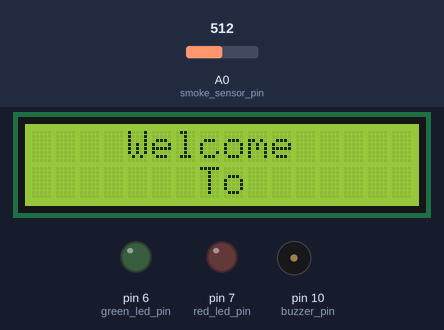
Bench run of a sketch on a simulated Arduino Uno, built with avr-gcc and run on an emulated ATmega328P. Shown: 16×2 character LCD, output pins drawn as LEDs (lit = HIGH), buzzer (waves = sounding). Inputs (shaded band) come from the test bench; at power-on: A0 (smoke_sensor_pin) = 512. The modem accepts every AT command (registered, SIM ready, sends succeed) and sends nothing else; what the sketch prints to the serial monitor is not drawn.

Above: at 0.1 s.
At 1.1 s:
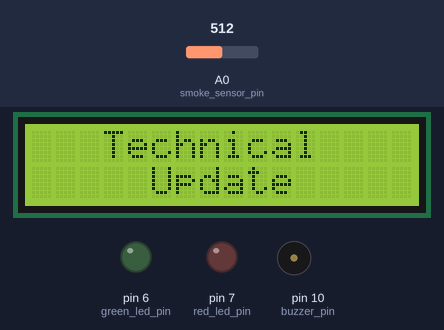
At 9.2 s:
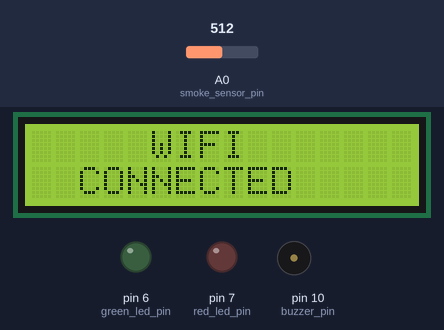
At 26.4 s:
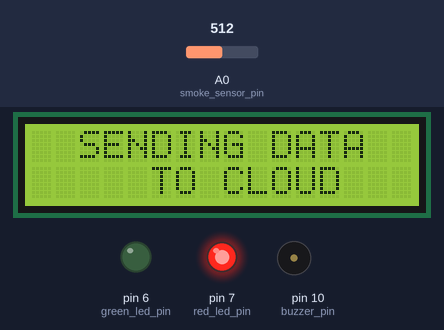
Timing chart, 0 to 27.9 s (numbered marks = the images above):
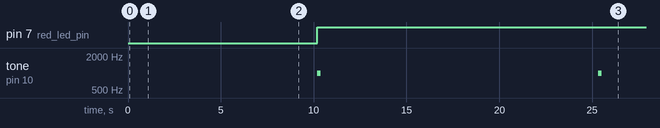

The sketch:

nfirelarmsysesp82661.ino
```cpp
#include <SoftwareSerial.h>
#include <LiquidCrystal.h>

// initialize the library with the numbers of the interface pins
LiquidCrystal lcd(12, 11, 5, 4, 3, 2); // LCD Connections
SoftwareSerial SerCommESP8266(8,9); // RX, TX  connect 8 to TX of ESP, connect 9 to RX of ESP

int smokeVal=0;
int smoke_sensor_pin=A0; // MQ2 Gas Sensor
int red_led_pin=7;  // Smoke indication
int green_led_pin=6; // No Smoke indication
int buzzer_pin = 10; // Buzzer

String apiKey = "2TDYYE99BAABM1P8";  // Write API key

void setup()
{
  pinMode(red_led_pin, OUTPUT);
  pinMode(green_led_pin, OUTPUT);
  pinMode(buzzer_pin, OUTPUT);
  pinMode(smoke_sensor_pin, INPUT);
  Serial.begin(9600); //  serial data transmission at Baudrate of 9600
  SerCommESP8266.begin(9600);   // Initialize the serial communication baud rate

  lcd.begin(16, 2);  // to intialize LCD
  lcd.setCursor(0,0);
  lcd.print("    Welcome");
  lcd.setCursor(0,1);
  lcd.print("       To        ");
  delay(1000);
  lcd.clear();
  lcd.setCursor(0,0);
  lcd.print("   Technical");
  lcd.setCursor(0,1);
  lcd.print("     Update");
  delay(1000);
  SerCommESP8266.println("AT");  // Start ESP8266 Module
  delay(1000);
  SerCommESP8266.println("AT+GMR"); // To view version info for ESP-01 output: 00160901 and ESP-12 output: 0018000902-AI03
  delay(1000);
  SerCommESP8266.println("AT+CWMODE=3"); // To determine WiFi mode
  delay(1000);
  SerCommESP8266.println("AT+RST"); // To restart the module
  delay(1000);
  SerCommESP8266.println("AT+CIPMUX=1"); // Enable multiple connections 0: Single connection  1: Multiple connections (MAX 4)

  delay(1000);
  String cmd="AT+CWJAP=\"SSID NAME\",\"SSID PASSWORD\""; // connect to Wi-Fi
  SerCommESP8266.println(cmd);
  delay(1000);
  SerCommESP8266.println("AT+CIFSR"); // Return or get the local IP address
  delay(1000);
  lcd.clear();
  lcd.setCursor(0,0);
  lcd.print("     WIFI");
  lcd.setCursor(0,1);
  lcd.print("  CONNECTED");
}


void loop()
{
  delay(1000);
  smokeVal = map(analogRead(A0),10,350,0,100);
  Serial.println();
  lcd.clear();
  lcd.setCursor (0, 0);
  lcd.print (smokeVal);
  lcd.print (" In Room");
  lcd.setCursor (0,1);
  if (smokeVal>30)
   {
    lcd.print("Smoke Detected");
    Serial.print("Smoke Detected");
    digitalWrite(red_led_pin, HIGH);
    digitalWrite(green_led_pin, LOW);
    tone(buzzer_pin, 1000, 200);
   }
  else
   {
    lcd.print("Safe");
    Serial.print("Safe");
    digitalWrite(red_led_pin, LOW);
    digitalWrite(green_led_pin, HIGH);
    noTone(buzzer_pin);
   }
  delay(1000);
  lcd.clear();
  lcd.setCursor(0,0);
  lcd.print("  SENDING DATA");
  lcd.setCursor(0,1);
  lcd.print("     TO CLOUD");
  SetupESP8266_HA(); // For ThingSpeak Data Transfer
  delay(1000);
}

void SetupESP8266_HA()
{
   // TCP connection AT+CIPSTART=4,"TCP","184.106.153.149",80
    String cmd = "\nAT+CIPSTART=4,\"TCP\",\"";  // Establish TCP connection
    cmd += "184.106.153.149"; // api.thingspeak.com
    cmd += "\",80"; // Port Number
    SerCommESP8266.println(cmd);
    Serial.println(cmd);
    if(SerCommESP8266.find("Error"))
    {
      Serial.println("AT+CIPSTART error");
      return;
    }
  String getStr = "GET /update?api_key=";  // API key
  getStr += apiKey;
  getStr +="&field1=";  // Field variable as Smoke
  getStr +=String(smokeVal);
  getStr += "\r\n\r\n";
  // send data length
  cmd = "AT+CIPSEND="; // Send data AT+CIPSEND=id,length
  cmd += String(getStr.length());
  SerCommESP8266.println(cmd);
  Serial.println(cmd);
  delay(1000);
  SerCommESP8266.print(getStr);
  Serial.println(getStr);
  // thingspeak needs max 16 sec delay between updates
  delay(10000);
}
```

Measured:
- by itself, pin 7 (red_led_pin): LOW → HIGH at 10.2 s
- by itself, tone on pin 10 (buzzer_pin): alternates 1000 Hz for 0.20 s and silent for 14.9 s
- what the display in image 1 shows lasts 8.1 s, from 1.1 s to 9.2 s
- what the display in image 2 shows lasts 1.0 s, from 9.2 s to 10.2 s
